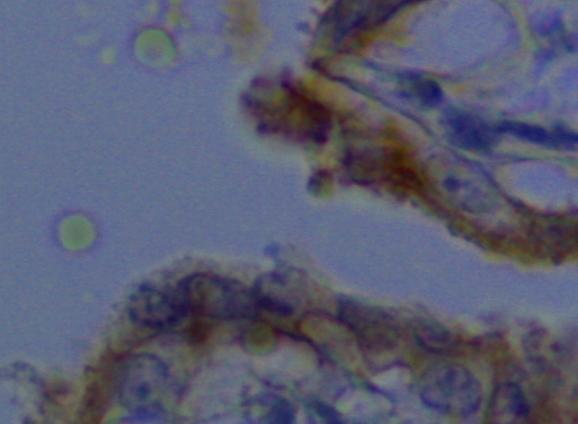
#> input picture tests/DAB_Training_Input/Train_A.tiff, 578 x 424 px
$ python -i preprocessor.py   (imports and definitions only)
#> lines starting #> are read from the running program, lines starting #| are printed output that depends on the picture; after the words box and inside, x2 and y2 are one past the last pixel; in counts of white or black regions, pixels touching at a corner belong together

"""
Pre-processing

"""

############################################################################################################
### Import
############################################################################################################

import io
import os
import cv2
import numpy as np
from math import ceil
from scipy.spatial import KDTree
from sklearn.cluster import KMeans
from skimage.segmentation import slic

############################################################################################################
### Constants
############################################################################################################

# Constants
SEED = 1987
# [1 line not run here, left out]

############################################################################################################
### Multivariate Gaussian Class
############################################################################################################

class SegmentationPreprocessor:
    """
    A class for preprocessing images, including CLAHE normalization, dynamic thresholding,
    SLIC segmentation, and K-means clustering.

    Attributes:
        input_image (str): Path to the input image or a "fantasy path" for preloaded images.
        original_image (numpy.ndarray): The original image (either loaded from a file or provided directly).
        lab_image (numpy.ndarray): CLAHE-normalized LAB image.
        dynamic_threshold (float): Calculated dynamic threshold.
        superpixel_segments (numpy.ndarray): Output of SLIC segmentation.
        quantized_image (numpy.ndarray): Output of K-means clustering.
        centroids (numpy.ndarray): Cluster centroids.
        pixel_counts (numpy.ndarray): Pixel counts per cluster.
        cluster_labels (numpy.ndarray): Cluster labels from K-means.
    """

    def __init__(self, input_image, replace_black_param=None, clahe_params=None, slic_params=None, kmeans_params=None):
        """
        Initialize the ImagePreprocessor class.

        Parameters:
            input_image (str or numpy.ndarray): Path to the input image or a preloaded OpenCV image.
            replace_black_param (dict, optional): Parameters for replacing black areas in the image.
            clahe_params (dict, optional): Parameters for CLAHE normalization.
            slic_params (dict, optional): Parameters for SLIC segmentation.
            kmeans_params (dict, optional): Parameters for K-means clustering.

        Raises:
            ValueError: If `input_image` is not a string or a numpy.ndarray.
        """

        # Initialize original image
        if isinstance(input_image, str):
            # Load the image from the given path
            self.input_image = input_image
            self.original_image = cv2.imread(input_image)
#> self.original_image is the input picture: shape (424, 578, 3); mean B, G, R 114.8, 93.3, 90.3
            if self.original_image is None:
                raise ValueError(f"Unable to load image from the path: {input_image}")
        elif isinstance(input_image, np.ndarray):
            # Use the provided image
            self.input_image = "<preloaded_image>"
            self.original_image = input_image
        else:
            raise ValueError("'input_image' must be a string (file path) or a numpy.ndarray (preloaded image).")

        # Initialize attributes for processing steps
        self.lab_image = None
        self.dynamic_threshold = None
        self.superpixel_segments = None
        self.quantized_image = None
        self.centroids = None
        self.pixel_counts = None
        self.cluster_labels = None
        self.processed_image = None
        self.dynamic_threshold = None
        self.superpixel_segments = None
        self.quantized_image = None
        self.centroids = None
        self.pixel_counts = None
        self.cluster_labels = None
        self._replace_black_param = replace_black_param or {'black_threshold': 3, 'color_space': "BGR"}
        self._clahe_params = clahe_params or {'color_scheme': "LAB", 'clipLimit': 2.0, 'tileGridSize': (8, 8), 'return_threshold':False}
        self._slic_params = slic_params or {'n_segments': 250, 'compactness': 10, 'start_label': 0}
        self._kmeans_params = kmeans_params or {'n_clusters': 10, 'random_state': 42}

    # Full preprocessingpipeline
    def preprocess(self):
        """Run the full preprocessing pipeline."""
        self.replace_black_pixels(black_threshold=self._replace_black_param["black_threshold"])
        self.apply_clahe(return_threshold=True)
        self.apply_slic(
                        n_segments = self.dynamic_threshold * self._slic_params["n_segments"],
                        compactness = self.dynamic_threshold,
                        )
        self.apply_kmeans(
                          n_clusters = np.uint8(ceil(self.dynamic_threshold/2)),
                          use_superpixels=True
                          )

    # Replace Black Pixels By Closest Non-black Neighbor
    def replace_black_pixels(self, black_threshold=None, color_space=None):
        """
        Replace black pixels in self.original_image with the nearest non-black pixel in the specified color space.

        Raises:
            ValueError: If the self.original_image contains only black pixels.
        """
#> called with black_threshold = 3

        # Parameter processing
        if color_space is None:
            black_threshold = self._replace_black_param["black_threshold"]
            color_space = self._replace_black_param["color_space"]

        # Convert self.original_image to the specified color space
        if color_space.upper() == "BGR":
            converted_image = self.original_image
        elif color_space.upper() == "RGB":
            converted_image = cv2.cvtColor(self.original_image, cv2.COLOR_BGR2RGB)
        elif color_space.upper() == "HSV":
            converted_image = cv2.cvtColor(self.original_image, cv2.COLOR_BGR2HSV)
        elif color_space.upper() == "LAB":
            converted_image = cv2.cvtColor(self.original_image, cv2.COLOR_BGR2LAB)
        else:
            raise ValueError(
                            (f"Unsupported color space: {color_space}."),
                            (f"Use 'BGR', 'RGB', 'HSV', or 'LAB'.")
                            )

        # Create a mask where pixels are considered black if all BGR values are <= black_threshold
        black_mask = np.all(converted_image <= black_threshold, axis=-1)
#> black_mask: shape (424, 578) bool; every value is 0

        # Get black and non-black coordinates
        black_coords = np.argwhere(black_mask)
#> black_coords = empty array
        non_black_coords = np.argwhere(~black_mask)
#> non_black_coords = 245072 pairs, first value 0 to 423, second value 0 to 577

        # Extract the non-black pixel values
        non_black_pixels = converted_image[~black_mask]

        # Handle case where the image contains only black pixels
        if len(non_black_coords) == 0:
            raise ValueError("Image contains only black pixels.")

        # Create KDTree for fast nearest-neighbor search
        tree = KDTree(non_black_coords)

        # Replace black pixels with the nearest non-black pixel
        for x, y in black_coords:
            nearest_idx = tree.query([x, y])[1]
            converted_image[x, y] = non_black_pixels[nearest_idx]
#> this loop made 0 passes

        # Convert back to BGR if necessary
        if color_space.upper() == "BGR":
            self.original_image = converted_image
        elif color_space.upper() == "HSV":
            self.original_image = cv2.cvtColor(converted_image, cv2.COLOR_HSV2BGR)
        elif color_space.upper() == "LAB":
            self.original_image = cv2.cvtColor(converted_image, cv2.COLOR_LAB2BGR)
        elif color_space.upper() == "RGB":
            self.original_image = cv2.cvtColor(converted_image, cv2.COLOR_RGB2BGR)

    # CLAHE Normalization & Dynamic Threshold
    def apply_clahe(self, color_scheme=None, clipLimit=None, tileGridSize=None, return_threshold=True):
        """
        Perform CLAHE normalization on self.original_image in the specified color scheme.
        (optionally) Calculates a dynamic threshold.

        Parameters:
            return_threshold (bool): Whether to calculate and return the dynamic threshold.
        """
#> called with return_threshold = True

        # Parameter processing
        if color_scheme is None:
            color_scheme = self._clahe_params["color_scheme"]
        if clipLimit is None:
            clipLimit = self._clahe_params["clipLimit"]
        if tileGridSize is None:
            tileGridSize = self._clahe_params["tileGridSize"]
        if return_threshold is None:
            return_threshold = self._clahe_params["return_threshold"]

        # Create CLAHE object
        clahe = cv2.createCLAHE(clipLimit=clipLimit, tileGridSize=tileGridSize)

        if color_scheme.upper() == "LAB":

            # Convert BGR to LAB
            self.processed_image = cv2.cvtColor(self.original_image, cv2.COLOR_BGR2LAB)
#> self.processed_image: shape (424, 578, 3); mean of channels 0, 1, 2 102.1, 132.5, 115.8

            # Apply CLAHE to the Lightness channel
            self.processed_image[..., 0] = clahe.apply(self.processed_image[..., 0])
#> self.processed_image: shape (424, 578, 3); mean of channels 0, 1, 2 121.3, 132.5, 115.8

            if return_threshold:
                # Calculate threshold using the L channel
                self.dynamic_threshold = int(np.std(self.processed_image[..., 0]))
#> self.dynamic_threshold = 36

        elif color_scheme.upper() == "HSV":

            # Convert BGR to HSV
            self.processed_image = cv2.cvtColor(self.original_image, cv2.COLOR_BGR2HSV)

            # Apply CLAHE to the Value channel
            self.processed_image[..., 2] = clahe.apply(self.processed_image[..., 2])

            if return_threshold:

                # Calculate threshold using the V channel
                self.dynamic_threshold = int(np.std(self.processed_image[..., 2]))

        elif color_scheme.upper() == "BGR":

            # Split channels
            b, g, r = cv2.split(self.original_image)

            # Apply CLAHE to each channel
            b = clahe.apply(b)
            g = clahe.apply(g)
            r = clahe.apply(r)

            self.processed_image = cv2.merge((b, g, r))

            if return_threshold:

                # Calculate threshold using the average of all channels
                self.dynamic_threshold = int(np.std(merged_image))


        else:
            raise ValueError(f"Unsupported color scheme: {color_scheme}. Use 'BGR', 'LAB', or 'HSV'.")

    # Perform Superpixel Segmentation using SLIC
    def apply_slic(self, n_segments=None, compactness=None, start_label=None):
        """
        Perform superpixel segmentation on self.processed_image using the SLIC algorithm.

        Raises:
            ValueError: If 'self.processed_image' does not have 3 channels.
        """
#> called with n_segments = 9000, compactness = 36

        # Parameter processing
        if n_segments is None:
            n_segments = self._slic_params["n_segments"]
        if compactness is None:
            compactness = self._slic_params["compactness"]
        if start_label is None:
            start_label = self._slic_params["start_label"]

        # Ensure the image is in LAB color space for better segmentation
        if self.processed_image.shape[-1] != 3:
            raise ValueError("Input image must have three color channels (e.g., LAB format).")

        # Perform SLIC segmentation
        self.superpixel_segments = slic(
                                        self.processed_image,
                                        n_segments=n_segments,
                                        compactness=compactness,
                                        start_label=start_label
                                        )
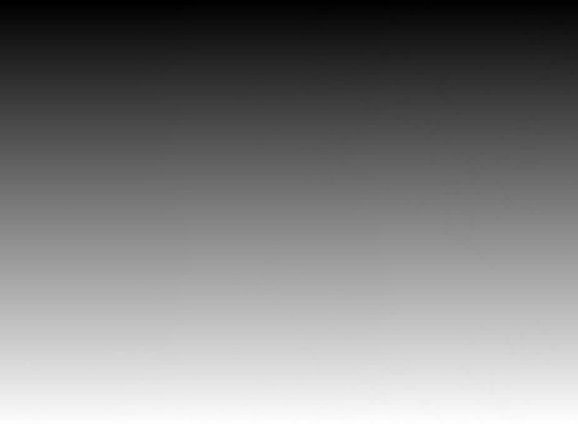
#> self.superpixel_segments: shape (424, 578) int64; min 0, max 9859, mean 4917.6; drawn with min black and max white

    # Perform K-Means Clustering
    def apply_kmeans(self, n_clusters=None, random_state=None, use_superpixels=False):
        """
        Perform K-Means clustering on a CLAHE-normalized self.processed_image, with optional superpixel-based initialization.

        Parameters:
            use_superpixels (bool): If True, initialize cluster centroids using superpixel segment means. Default is False.

        Raises:
            ValueError: If `use_superpixels=True` and `segments` is not provided.
        """
#> called with n_clusters = 18, use_superpixels = True

        # Parameter processing
        if n_clusters is None:
            n_clusters = self._kmeans_params["n_clusters"]
        if random_state is None:
            random_state = self._kmeans_params["random_state"]

        # Flatten LAB image into a 2D array of pixels
        pixels = self.processed_image.reshape(-1, 3)

        # Initialize centroids using superpixels if specified
        if use_superpixels:
            if self.superpixel_segments is None:
                raise ValueError("Superpixel segments must be provided when use_superpixels=True.")

            # Compute mean LAB color for each superpixel
            unique_segments = np.unique(self.superpixel_segments)
#> unique_segments = 9860 values from 0 to 9859
            initial_centroids = []
            for seg_val in unique_segments:
                mask = self.superpixel_segments == seg_val
                mean_color = self.processed_image[mask].mean(axis=0)  # Calculate mean LAB for the self.superpixel_segments
                initial_centroids.append(mean_color)
#> this loop made 9860 passes
#> mean_color on passes 1 to 3: [129.6, 129.7, 110], [128.8, 129, 109.9], [127.1, 130.4, 109.7]
#> pass 1, in apply_kmeans, `mask = self.superpixel_segments == seg_val`:
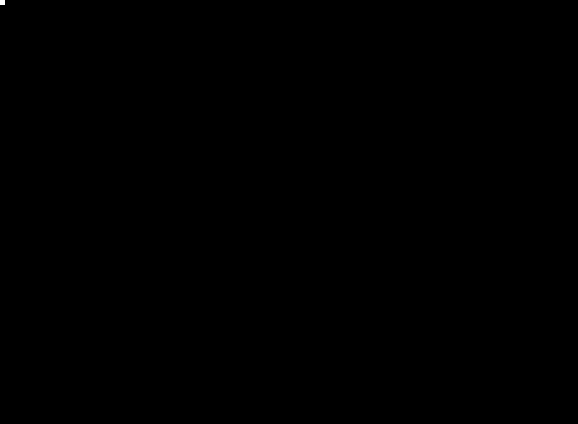
#> mask: shape (424, 578) bool; 0.01% white; 1 white region, box (x1, y1, x2, y2) and area: (0, 0, 5, 5) 25
#> after the loop, initial_centroids = 9860 items, first 6: [129.6, 129.7, 110], [128.8, 129, 109.9], [127.1, 130.4, 109.7], [129.6, 130, 110], [127.4, 131.2, 110], [121.8, 130.2, 109.1]

            initial_centroids = np.array(initial_centroids, dtype=np.float32)  # Convert to NumPy array

            # Limit initial centroids to `num_clusters`
            if len(initial_centroids) > n_clusters:
                initial_centroids = initial_centroids[:n_clusters]
#> initial_centroids = 18 rows, first 8: [129.6, 129.7, 110], [128.8, 129, 109.9], [127.1, 130.4, 109.7], [129.6, 130, 110], [127.4, 131.2, 110], [121.8, 130.2, 109.1], [124, 130.1, 110.1], [121.1, 130.6, 109.2]

            # Perform K-means clustering with pre-defined centroids
            kmeans = KMeans(
                n_clusters=len(initial_centroids),
                init=initial_centroids,
                n_init=1,
                random_state=random_state
            )
        else:
            # Global K-means without superpixel initialization
            kmeans = KMeans(n_clusters=n_clusters, random_state=random_state)

        # Fit the model and predict cluster labels
        labels = kmeans.fit_predict(pixels)

        # Reshaping labels
        height, width, _ = self.processed_image.shape
#> height = 424; width = 578
        self.cluster_labels = labels.reshape((height, width))
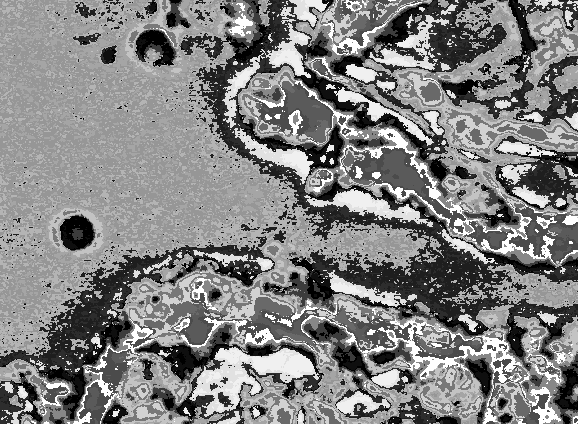
#> self.cluster_labels: shape (424, 578) int32; min 0, max 17, mean 8.65; drawn with min black and max white

        # Generate quantized self.processed_image from cluster labels
        quantized_pixels = np.round(kmeans.cluster_centers_).astype("uint8")[labels]
        self.quantized_image = quantized_pixels.reshape(self.processed_image.shape)
#> self.quantized_image: shape (424, 578, 3); mean of channels 0, 1, 2 121.3, 132.5, 115.6

        # Extract centroids and pixel counts
        self.centroids = np.round(kmeans.cluster_centers_).astype("uint8")
#> self.centroids = 18 rows, first 8: [143, 127, 129], [162, 125, 132], [146, 132, 110], [159, 131, 114], [125, 129, 128], [61, 136, 127], [35, 140, 128], [29, 145, 104]
        self.pixel_counts = np.bincount(labels, minlength=n_clusters)
#> self.pixel_counts = 18 values, max 38513 at index 10, min 4905 at index 7, mean 13615.1

    # [119 lines left out: functions replace_black_param, replace_black_param, clahe_params, clahe_params, slic_params, slic_params and 2 more, not called in this run]

>>> result = SegmentationPreprocessor('../../tests/DAB_Training_Input/Train_A.tiff').preprocess()
